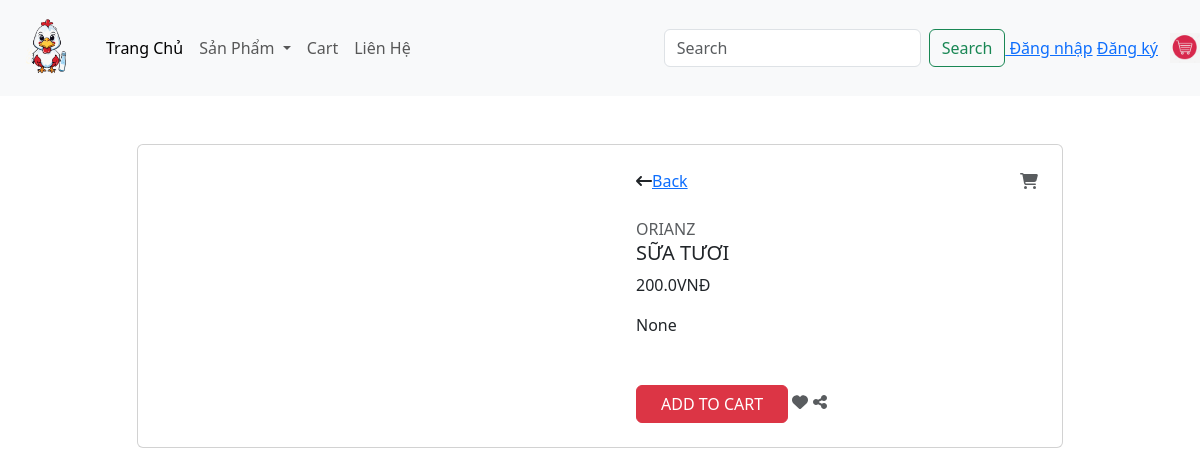
/detail/?id=1, run on the app's committed database.
### app/models.py (models this page shows, shortened)
class Product(models.Model):
    category = models.ManyToManyField(Category,related_name='products')
    name = models.CharField(max_length=200, null=True)
    price = models.FloatField()
    digital = models.BooleanField(default=False, null=True, blank=False)
    image = models.ImageField(null=True, blank=True)
    detail = models.TextField(null=True, blank=True)
    @property
    def ImageURL(self):
        try:
            url = self.image.url
        except:
            url = ''
        return url

### app/views.py (the view)
# urls.py: path('detail/', views.detail, name="detail"),
def detail (request):
    if request.user.is_authenticated:
        customer = request.user
        order, created = Order.objects.get_or_create(Customer=customer, complete=False)
        items = order.orderitem_set.all()
        cartItems = order.get_cart_items
        user_login = "show"
        User_not_login = "hidden"
    else:
        items = []
        order = {'get_cart_total': 0, 'get_cart_items': 0}
        cartItems = order['get_cart_items']
        user_login = "hidden"
        User_not_login = "show"
    id = request.GET.get('id', '')
    products = Product.objects.filter(id=id)
    categories = Category.objects.filter(is_sub=False)
    context = {'items': items, 'order': order,'user_login':user_login,'User_not_login':User_not_login,'cartItems':cartItems,'categories':categories,'products':products}
    return render(request, 'app/detail.html', context)

### app/templates/app/detail.html (shortened to what this page needs)
{% extends 'app/base.html' %}
{% load static %}
        {% block register%}
        {% for product in products %}
         <div class="container mt-5 mb-5">
            <div class="row d-flex justify-content-center">
                <div class="col-md-10">
                    <div class="card">
                        <div class="row">
                            <div class="col-md-6">
                                <div class="images p-3">
                                    <div class="text-center p-4"> <img id="main-image" src="{{ product.ImageURL }}" width="300"> </div>
                                </div>
                            </div>
                            <div class="col-md-6">
                                <div class="product p-4">
                                    <div class="d-flex justify-content-between align-items-center">
                                        <div class="d-flex align-items-center"> <i class="fa fa-long-arrow-left"></i> <span class="ml-1"><a href="{% url 'home' %}" >Back</a></span> </div> <i class="fa fa-shopping-cart text-muted"></i>
                                    </div>
                                    <div class="mt-4 mb-3"> <span class="text-uppercase text-muted brand">Orianz</span>
                                        <h5 class="text-uppercase">{{ product.name }}</h5>
                                        <div class="price d-flex flex-row align-items-center"> <span class="act-price">{{ product.price }}VNĐ</span>
                                        </div>
                                    </div>
                                    <p class = "about">{{ product.detail }}</p>
                                    <div data-product={{product.id}} data-action="add" class="cart mt-4 align-items-center"> <button class="btn btn-danger text-uppercase mr-2 px-4 add-btn update-cart">Add to cart</button> <i class="fa fa-heart text-muted"></i> <i class="fa fa-share-alt text-muted"></i> </div>
                                </div>
                            </div>
                        </div>
                    </div>
                </div>
            </div>
            {% endfor %}
        {% endblock register %}

### data on the page
Product: name "SỮA TƯƠI", price "200.0", detail "None"
